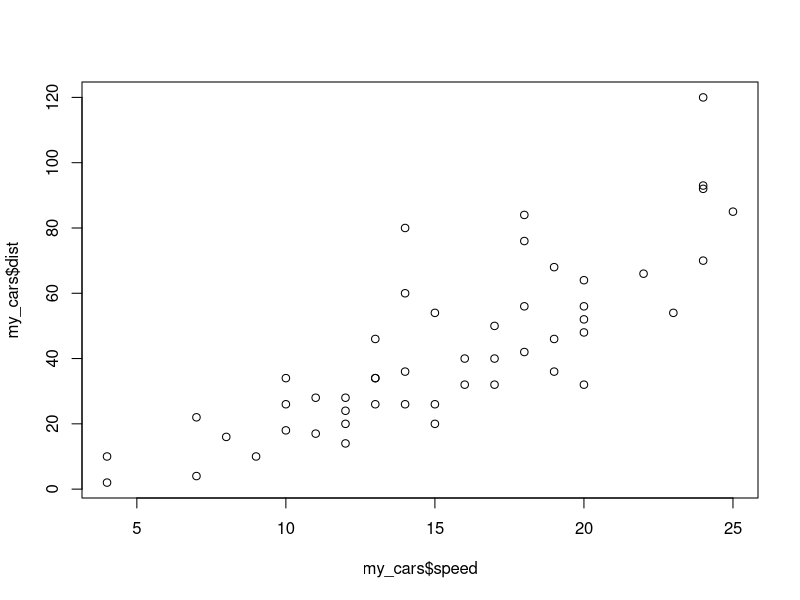
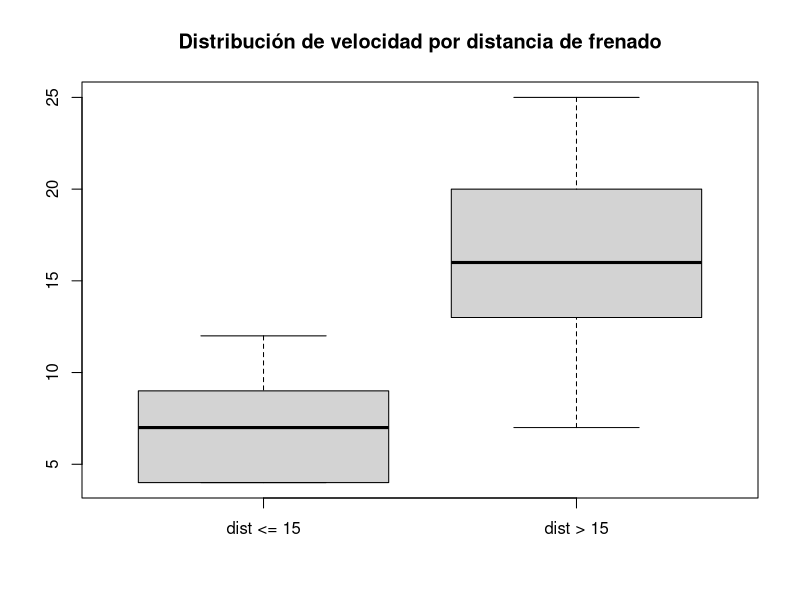

Write the R code that produced these figures, in order. (Note: this script raises an error after producing the figures.)
### Clase 5 – Exploración de datos, carga de CSV y valores ausentes ###
# Objetivos
# 1. Aprender a cargar datos desde archivos CSV en R
# 2. Explorar la estructura y contenido de data frames
# 3. Filtrar y seleccionar datos según condiciones
# 4. Identificar y manejar valores ausentes (NA)
# 5. Usar funciones básicas para resumir datos
# 6. Aplicar buenas prácticas en la limpieza de datos

### Ejercicios ###
# Trate de entender qué hace cada línea
# Antes de ejecutar cada línea trate de predecir lo que verá al ejecutarla
# Añada notas después de cada línea, las notas comienzan con el símbolo #
# Para ejecutar una línea en la cuál está el cursor, presione "control + enter"
# Si encuentra un error al ejecutar una línea trate de entender cuál es el error

# Antes de comenzar, elimine todos los objetos del entorno actual

### Sección 1 – Exploración del dataset cars ###

?cars

my_cars <- cars


head(my_cars)


summary(my_cars)


# Ejercicio: seleccione la primera columna de my_cars.


# Ejercicio: seleccione la primera y tercera hilera de my_cars.


# Ejercicio: seleccione la columna "dist" de my_cars sin usar corchetes.


plot(my_cars$speed, my_cars$dist)


mean(my_cars$speed)


my_cars$dist < 20


# Ejercicio: seleccione los valores de velocidad (speed) de los coches cuya
# distancia de frenado sea menor o igual a 20.


### Sección 2 – Visualización con boxplot ###

boxplot(
  my_cars$speed[my_cars$dist <= 15],  # coches con frenado corto
  my_cars$speed[my_cars$dist > 15],   # coches con frenado largo
  main  = "Distribución de velocidad por distancia de frenado",
  names = c("dist <= 15", "dist > 15"))


?boxplot


# Ejercicio: produzca el mismo boxplot pero cambie los colores a rojo y azul.


### Sección 3 – Directorio de trabajo y lectura de CSV ###

?rm


# Ejercicio: borre todos los objetos de la memoria.


getwd()


?setwd


# Ejercicio: establezca el directorio de trabajo donde tenga los archivos de la clase.


?dir


dir()


# Ejercicio: lea el archivo "tree.csv" y guárdelo como "my_tree_data".
# Si hay problemas al cargarlo, corríjalos y vuelva a intentarlo.


### Sección 4 – Exploración de my_tree_data ###

head(my_tree_data)


dim(my_tree_data)


summary(my_tree_data)


# Ejercicio: seleccione la columna "Volume" de "my_tree_data".


# Ejercicio: calcule el promedio de la columna Volume.
# Si el resultado es NA, corrija el archivo original y vuélvalo a cargar.


# Ejercicio: seleccione los valores de Height correspondientes a árboles
# con Girth mayor a 13.


# Ejercicio: haga un boxplot de Height para árboles con Girth menor a 13.


# Ejercicio: grafique Girth contra Height.


# Ejercicio: elimine my_tree_data de la memoria.


### Sección 5 – Carga de tooth.csv y operadores lógicos ###

?read.csv


# Ejercicio: lea el archivo "tooth.csv" y guárdelo como "my_tooth_data".
# Si hay problemas, corrija los argumentos de read.csv.


head(my_tooth_data)


# Si el siguiente resultado no es 18.81333, el archivo no se cargó
# correctamente; revise los argumentos de read.csv.
mean(my_tooth_data$len)


# Ejercicio: seleccione los valores de "len" donde "supp" sea "VC" (vitamina C).


# Ejercicio: seleccione los valores de "len" donde "dose" sea 0.5.


# El operador & (AND) devuelve TRUE solo cuando ambos operandos son TRUE:
T & F   # FALSE


# Ejercicio: seleccione los valores de "len" donde "supp" sea "VC" y
# "dose" sea 0.5 simultáneamente.


rm(my_tooth_data)


### Sección 6 – Crear y cargar un archivo CSV propio ###

# Ejercicio: abra un editor de texto básico (gedit, pluma, Notepad, TextEdit...).
# No use Word ni LibreOffice Writer.
# Genere manualmente un archivo CSV con datos que usted invente,
# cárguelo en R y asígnelo a un objeto.
# Explore los datos y luego elimínelos de la memoria.


### Sección 7 – Dataset palmerpenguins y valores ausentes ###

# Ejercicio: abra palmerpenguins.xlsx con Excel o LibreOffice,
# expórtelo como CSV y ábralo con un editor de texto básico para revisarlo.
# Cargue el archivo en R y asígnelo a un objeto con el nombre que elija.


# Ejercicio: ejecute head(), summary() y dim() sobre ese objeto.


# Distintas formas de expresar el operador AND lógico:
TRUE & TRUE   # TRUE: ambas condiciones son verdaderas
T & T         # TRUE: T es abreviatura de TRUE
T & F         # FALSE: una condición es falsa


# Ejercicio: seleccione las hileras de pingüinos de la isla "Torgersen",
# todas las columnas.


# Ejercicio: seleccione las hileras de pingüinos de la isla "Torgersen"
# y del año 2007, todas las columnas.


# NA representa un dato faltante; is.na() devuelve TRUE donde hay un NA.
test_data <- c(1, 2, NA, 4)


test_data


is.na(test_data)


!is.na(test_data)   # el operador ! niega el resultado


# Ejercicio: aplique is.na() a la columna "bill_length_mm".


# Ejercicio: seleccione todas las hileras donde "bill_length_mm" no sea NA,
# todas las columnas.
